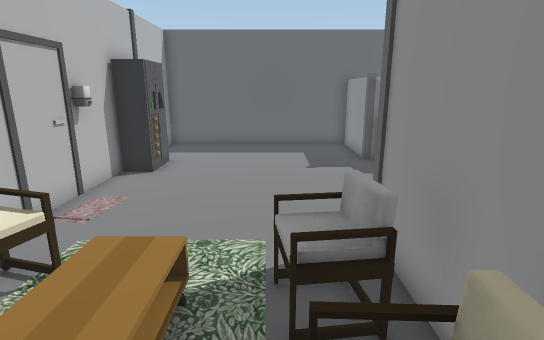
[1] (above)

12 first-person views from a walk through a 3-D level made in the Unity game engine. The camera is 1.5 m above the floor, tilts 14° down and sees 80° across. The floor is counted in squares, 0.5 m on a side. Each view is taken from the middle of a square. On the plan, view 1 faces up. The plan holds only what a view shows up to about 20 squares ahead; the rest is blank. Some animated figures are left out.

[2]
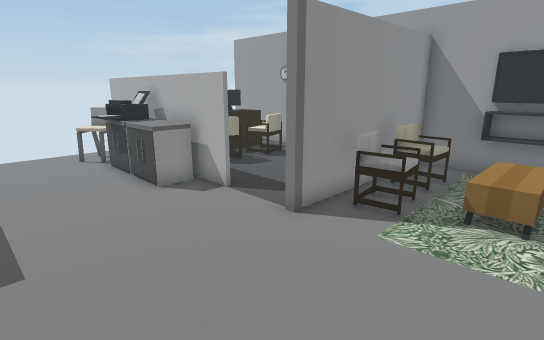

[3]
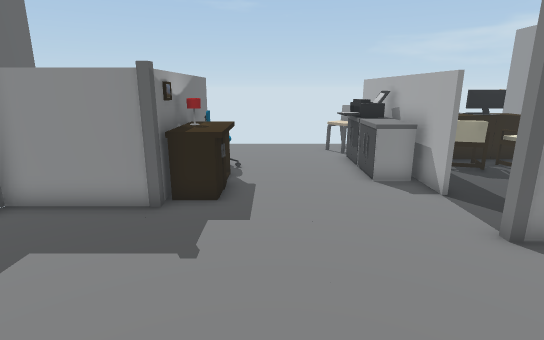

[4]
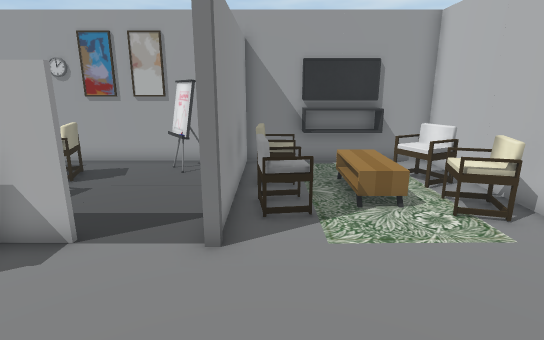

[5]
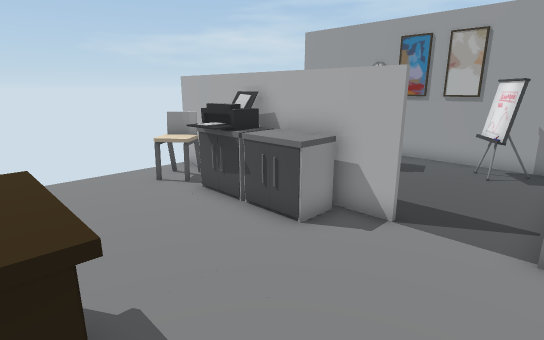

[6]
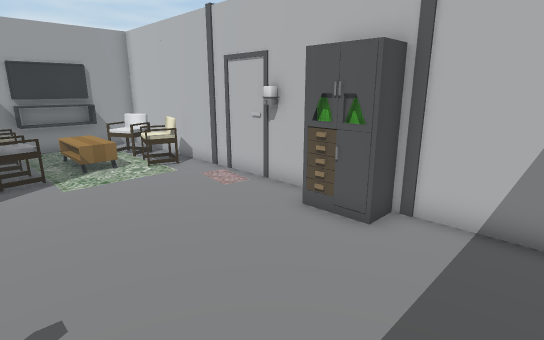

[7]
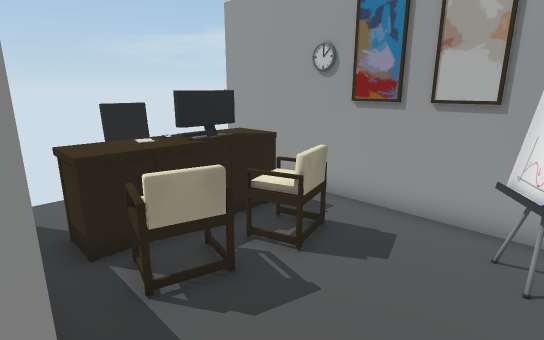

[8]
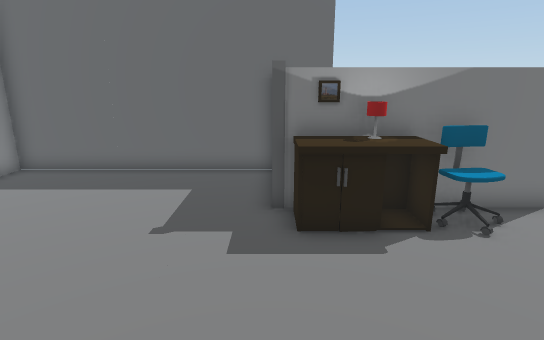

[9]
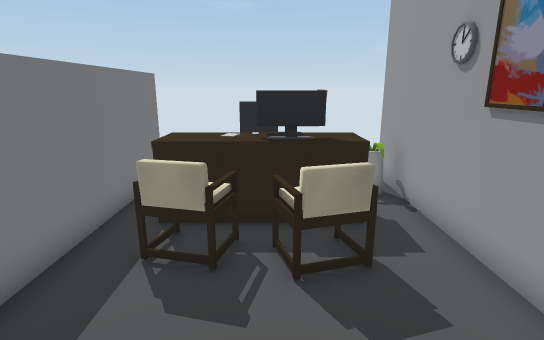

[10]
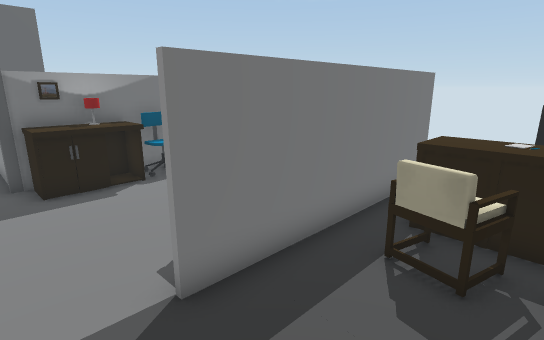

[11]
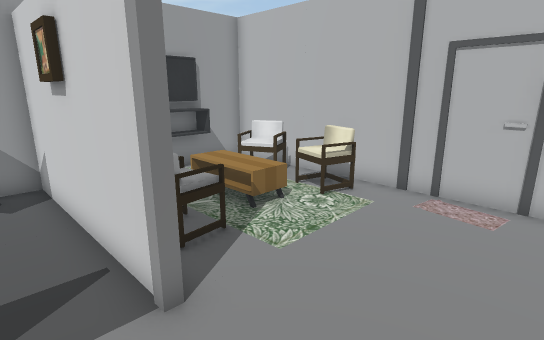

[12]
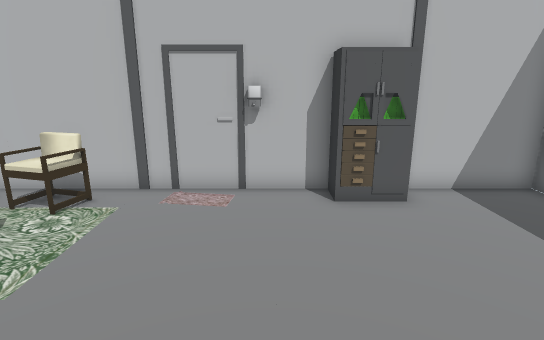

### Floor plan
Points are (right, up) in squares from view 1. A wall is a line through its corners. A room is listed if a view was taken in it or the views show most of it. See-through windows are left out.
Room 1 (views 1, 2, 3, 4, 5, 6, 7, 8, 9, 10, 11, 12)
walls: (4.9, 6) (14.2, 6); (2.1, -1.8) (2.1, 6.2) (2.2, 6.2) (2.2, -1.8); (-0.6, -1.7) (14.2, -1.7); (-5.6, 12) (-5.6, -0.5); (11.2, 14) (4.1, 14) (4.1, 18.1) (-5.6, 18.1) (-5.6, 13.6); (14.2, 5.9) (5, 5.9); (-4.6, -1.7) (-2.4, -1.7)
ways out: gap at (11, 14)
objects: other object (-5, 1) to (-3, 2); other object (-5, 3) to (-4, 5); other object (-5, 9); other object (-5, 10); other object (-4, 0); other object (-4, 12) to (-4, 13); other object (-3, -1) to (0, -1); other object (-3, 4); other object (0, 1) to (1, 2); other object (0, 3) to (1, 5); other object (4, -1) to (5, 1); other object (5, 12) to (7, 13); other object (6, 7) to (8, 8); other object (6, 13); other object (8, 0) to (9, 2); other object (8, 3) to (9, 4); other object (8, 13) to (9, 13); other object (9, 7) to (10, 8); other object (10, 0) to (11, 0); other object (10, 1) to (11, 2); other object (10, 3) to (11, 5); other object (11, 3); other object (11, 7); other object (12, 0); other object (12, 2) to (13, 3); other object (12, 7) to (13, 8)

Positions as (right, up) in squares from view 1, and headings:
1: (0, 0), facing up
2: (-3, 12), facing down-right
3: (-4, 11), facing right
4: (1, 12), facing down
5: (2, 13), facing down-right
6: (2, 17), facing down-left
7: (4, 6), facing down-right
8: (4, 6), facing up
9: (3, 2), facing right
10: (3, 2), facing up-right
11: (4, 10), facing down-left
12: (4, 10), facing left
